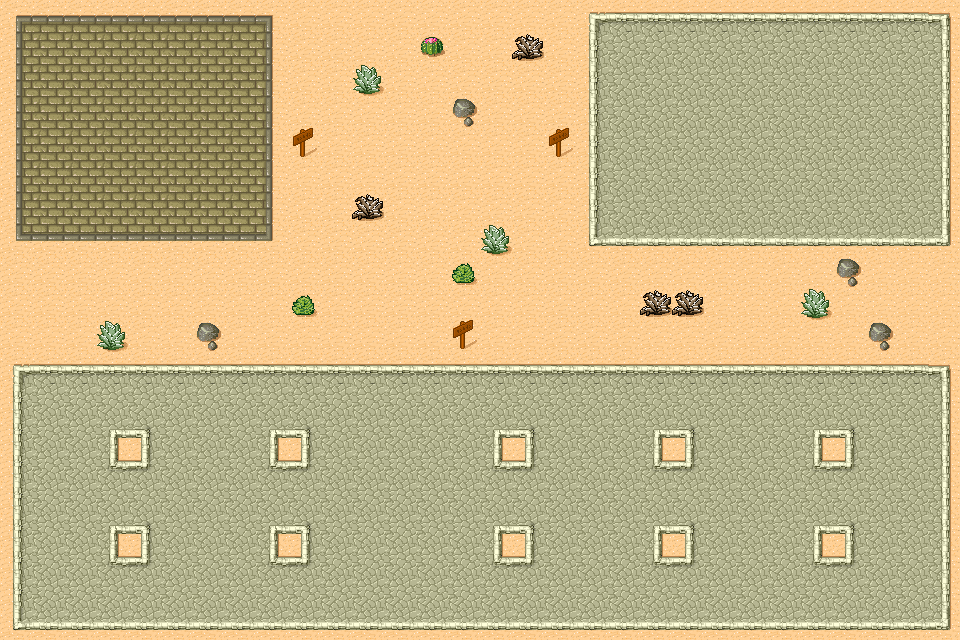

Tiled map render using the project's own tile images. Description and the map definition, with tile-layer contents summarised, below:
An orthogonal 30x20 tile map with 32x32 px tiles, 1 tile layer (Camada de Tiles 1) and 6 objects.

<map version="1.0" orientation="orthogonal" width="30" height="20" tilewidth="32" tileheight="32">
 <tileset firstgid="1" name="Desert" tilewidth="32" tileheight="32" spacing="1" margin="1">
  <image source="tmw_desert_spacing.png" width="512" height="256" />
  <tile id="0">
   <properties>
    <property name="obstacle" value="" />
   </properties>
  </tile>
  <tile id="1">
   <properties>
    <property name="obstacle" value="" />
   </properties>
  </tile>
  <tile id="2">
   <properties>
    <property name="obstacle" value="" />
   </properties>
  </tile>
  <tile id="15">
   <properties>
    <property name="obstacle" value="" />
   </properties>
  </tile>
  <tile id="16">
   <properties>
    <property name="obstacle" value="" />
   </properties>
  </tile>
  <tile id="17">
   <properties>
    <property name="obstacle" value="" />
   </properties>
  </tile>
  <tile id="30">
   <properties>
    <property name="obstacle" value="" />
   </properties>
  </tile>
  <tile id="31">
   <properties>
    <property name="obstacle" value="" />
   </properties>
  </tile>
  <tile id="32">
   <properties>
    <property name="obstacle" value="" />
   </properties>
  </tile>
  <tile id="51">
   <properties>
    <property name="obstacle" value="" />
   </properties>
  </tile>
  <tile id="52">
   <properties>
    <property name="obstacle" value="" />
   </properties>
  </tile>
  <tile id="63">
   <properties>
    <property name="obstacle" value="" />
   </properties>
  </tile>
  <tile id="64">
   <properties>
    <property name="obstacle" value="" />
   </properties>
  </tile>
  <tile id="65">
   <properties>
    <property name="obstacle" value="" />
   </properties>
  </tile>
  <tile id="66">
   <properties>
    <property name="obstacle" value="" />
   </properties>
  </tile>
  <tile id="67">
   <properties>
    <property name="obstacle" value="" />
   </properties>
  </tile>
  <tile id="78">
   <properties>
    <property name="obstacle" value="" />
   </properties>
  </tile>
  <tile id="79">
   <properties>
    <property name="obstacle" value="" />
   </properties>
  </tile>
  <tile id="80">
   <properties>
    <property name="obstacle" value="" />
   </properties>
  </tile>
  <tile id="81">
   <properties>
    <property name="obstacle" value="" />
   </properties>
  </tile>
  <tile id="82">
   <properties>
    <property name="obstacle" value="" />
   </properties>
  </tile>
 </tileset>
 <layer name="Camada de Tiles 1" width="30" height="20">
  <data>[600 cells, 600 non-empty, 29 distinct tile ids]</data>
 </layer>
 <objectgroup name="Camada de Objetos 1" width="30" height="20">
  <object x="814" y="434" width="31" height="30" />
  <object x="506" y="246" height="3" />
  <object x="494" y="430" width="36" height="34" />
  <object x="115" y="434" width="31" height="24" />
  <object x="653" y="432" width="32" height="27">
   <properties>
    <property name="collidable" value="" />
   </properties>
  </object>
  <object x="276" y="435" width="33" height="26">
   <properties>
    <property name="collidable" value="" />
   </properties>
  </object>
 </objectgroup>
</map>